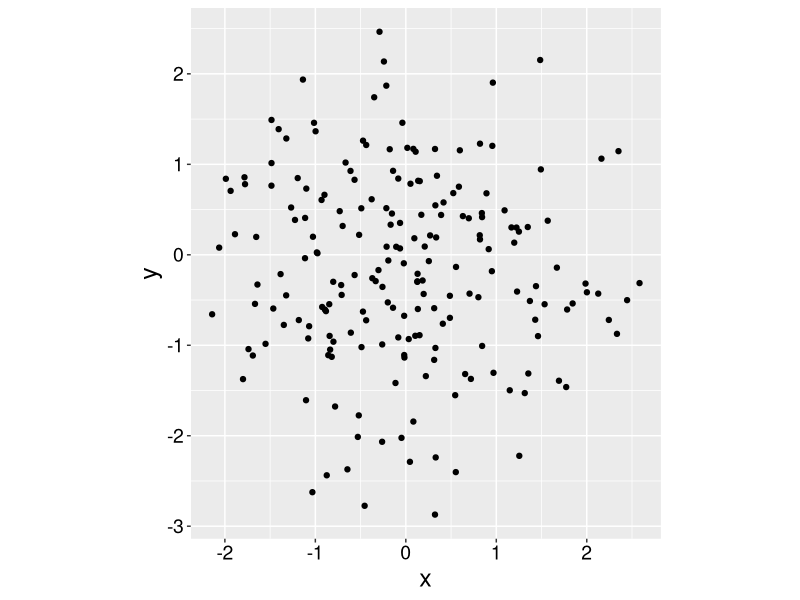
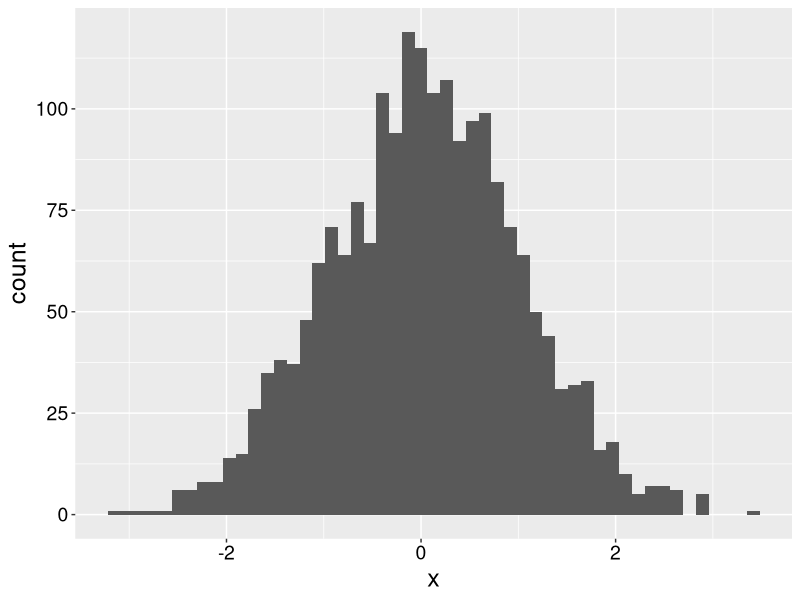
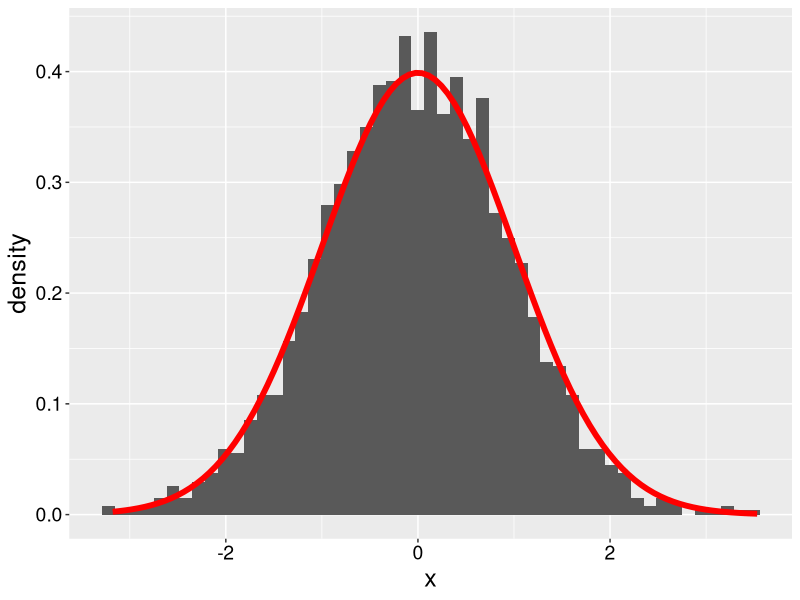

The R source for these figures, in order:
## ---- chunk 1
#| label: "setup"
#| include: false
#| echo: false 
#| eval: true

library(ggplot2)

theme_set(
  theme(
    axis.text = element_text(size = 14),
    axis.title = element_text(size = 18)
  )
)

## ---- chunk 2
#| label: "test-plot2"
#| include: true
#| echo: false
#| eval: true

library(magrittr)
library(tidyverse)
library(ggplot2)

tibble(x = rnorm(200), y = rnorm(200)) |>
  ggplot(aes(x, y)) +
    geom_point() + 
    coord_fixed()


## ---- chunk 3
#| label: "fig-histogram"

tibble(x = rnorm(2000)) |>
  ggplot(aes(x)) +
    geom_histogram(bins = 51)

## ---- chunk 4
#| label: "fig-histogram-w-density"

tibble(x = rnorm(2000)) |>
  ggplot(aes(x)) +
    geom_histogram(bins = 51, aes(y = after_stat(density))) +
    stat_function(fun = dnorm, args = list(mean = 0, sd = 1),
      colour = "red", linewidth = 2)


## ---- chunk 5
#| label: "actual-report"
#| include: true

knitr::include_url("https://ong-research.github.io/SatTCR/cases/canine_tcr/qc.html", height = "720px")

## ---- chunk 6
#| label: "my-site"

knitr::include_url("https://renewelch.me", height = "800px")

## ---- chunk 7
#| label: "cat-git1"
#| include: true
#| echo: false

knitr::include_url("https://giphy.com/gifs/computer-cat-wearing-glasses-VbnUQpnihPSIgIXuZv",
  height = "600px")
## ---- chunk 8
#| label: "cat-git3"
#| include: true
#| echo: false
#| eval: true

knitr::include_url("https://i.giphy.com/VbnUQpnihPSIgIXuZv.webp", height = "600px")
